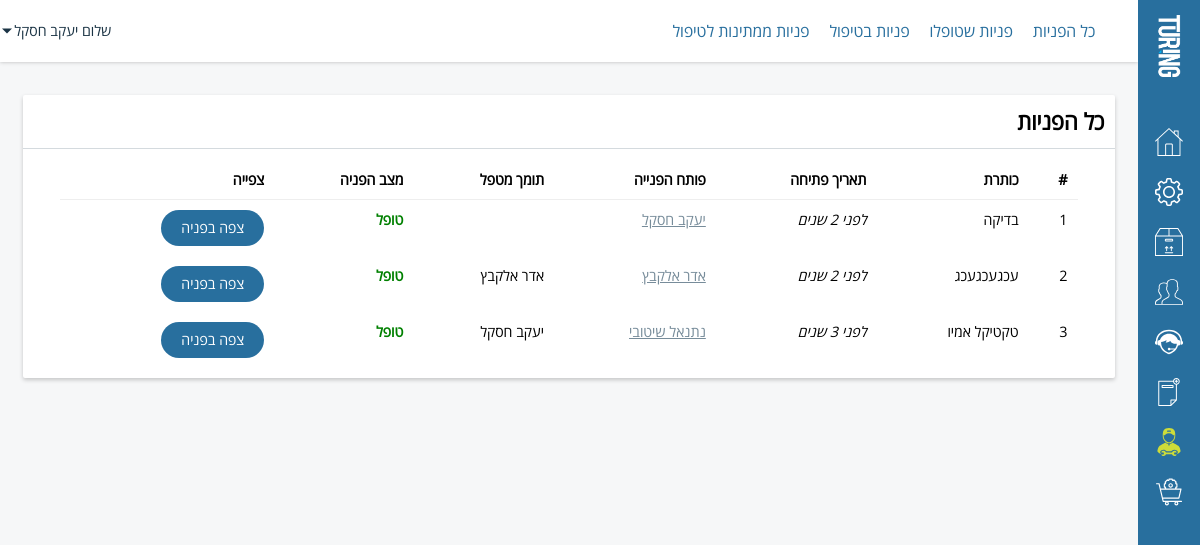
The page /admin/index.php?act=tickets (signed in) on the database its author committed.
### tables this page shows
CREATE TABLE `turing_members` (
  `id` int(11) NOT NULL,
  `username` text NOT NULL,
  `firstname` text NOT NULL,
  `lastname` text NOT NULL,
  `job` varchar(50) NOT NULL DEFAULT 'לא זמין',
  `picture` varchar(150) NOT NULL DEFAULT 'assets/images/customer.png',
  `status` int(11) NOT NULL,
  `password` text NOT NULL,
  `email` text NOT NULL,
  `phone` text NOT NULL,
  `address` text NOT NULL,
  `business_name` text NOT NULL,
  `business_id` int(11) NOT NULL,
  `gender` enum('male','female') NOT NULL,
  `email_message` enum('enable','disable') NOT NULL,
  `registration_date` text NOT NULL,
  `ip` text NOT NULL,
  `level` text NOT NULL,
  `broker_id` int(5) NOT NULL
);

CREATE TABLE `turing_tickets` (
  `id` int(11) NOT NULL,
  `title` text NOT NULL,
  `content` text NOT NULL,
  `date` text NOT NULL,
  `status` text NOT NULL,
  `per` text NOT NULL,
  `userid` text NOT NULL,
  `ip` text NOT NULL
);

### core/User.php (called while the page is built, shortened)
<?php
class User {
		var $fullname;
		function __construct($id) {
			if($id != 0)
			{
				$data = $GLOBALS['mysqli']->query("SELECT * FROM `".PREFIX."_members` WHERE `id`='".(int) $id."'")->fetch_assoc();
				$this->fullname		= $data['firstname']." ".$data['lastname'];
			}
			else {
				$this->level = 0;
			}
		}
		function get_Fullname() {
			return $this->fullname;
		}
}
?>

### admin/sources/tickets.php (the view, shortened to what this page needs)
<?php
	$do = secur($_GET['do'],"string");
	switch ($do)
	{
		default:
			$filter = secur($_GET['filter'],"int");
			$filter = ($filter == -1) ? "" : "WHERE `status`='".(int) $filter."'";
?>
<div id="left-side">
	<div class="container">
		<div class="block">
			<div class="block-title">
				<h1>כל הפניות</h1>
			</div>
			<div class="block-inner">
				<table>
					<thead>
					<tr>
						<th>#</th>
						<th>כותרת</th>
						<th>תאריך פתיחה</th>
						<th>פותח הפנייה</th>
						<th>תומך מטפל</th>
						<th>מצב הפניה</th>
						<th>צפייה</th>
					</tr>
					</thead>
					<tbody>
						<?php
							$counter = 1;
							$sql = $mysqli->query("SELECT * FROM `".PREFIX."_tickets` {$filter} ORDER BY `date` DESC,`status` ASC");
							while($data = $sql->fetch_assoc())
							{
								$userOpen = new User($data['userid']);
								$userTakeCare = new User($data['per']);
								if($data['status'] == 2)
									$status = "<span style='color: green;'>טופל</span>";
						?>
								<tr>
									<td><?= $counter ?></td>
									<td><?= limitText($data['title'],60) ?> </td>
									<td><?= ago($data['date']) ?></td>
									<td><a href="index.php?act=customers&do=view&id=<?= $data['userid'] ?>"><?= $userOpen->get_FullName() ?></a></td>
									<td><?= $userTakeCare->get_FullName() ?></td>
									<td><span style='font-weight: bold;'><?= $status ?></span></td>
									<td><a href="index.php?act=tickets&do=view&id=<?= (int) $data['id'] ?>" class="button_tickets">צפה בפניה</a></td>
								</tr>
						<?php
								$counter++;
							}
						?>
					</tbody>
				</table>
			</div>
		</div>
	</div>
</div>
<?php
	break;
	}
?>

### admin/template/header.php (shortened to what this page needs)
<!DOCTYPE html>
<html lang="he" dir="rtl">
<head>
	<link rel="stylesheet" href="assets/css/style.css">
	<link rel="stylesheet" href="assets/css/animate.css">
	<link rel="stylesheet" href="assets/css/hint.min.css">
  </head>
<body>
	<header>
		<ul class="desktop">
			<?php
				if($_GET['act'] == "tickets") {
					echo '
						<li><a href="index.php?act=tickets">כל הפניות</a></li>
						<li><a href="index.php?act=tickets&filter=2">פניות שטופלו</a></li>
						<li><a href="index.php?act=tickets&filter=1">פניות בטיפול</a></li>
						<li><a href="index.php?act=tickets&filter=3">פניות ממתינות לטיפול</a></li>
					';
				}
			?>
		</ul>
		<div id="header-left">
			<div id="header-userbar">
				<p>שלום <?= $User->get_FullName() ?> <svg xmlns="http://www.w3.org/2000/svg" version="1.1" x="0" y="0" viewBox="0 0 386.3 386.3" xml:space="preserve"><polygon points="0 96.9 193.1 289.4 386.3 96.9 "/></svg></p>
			</div>
		</div>
	</header>

### core/functions.php (shortened to what this page needs)
<?php
global $mysqli;
include "User.php";
if(isset($_SESSION['Username']))
{
	$select = $mysqli->query("SELECT * FROM `".PREFIX."_members` WHERE `id` = '". (int) $_SESSION['UserId'] . "'");
	if ($select->num_rows > 0)
	{
		$User = new User($_SESSION['UserId']);
	}
}
function ago($time)
{
   $periods = array("שניות", "דקות", "שעות", "ימים", "שבועות", "חודשים", "שנים");
   $lengths = array("60","60","24","7","4.35","12","10");
   $now = time();
       $difference     = $now - $time;
   for($j = 0; $difference >= $lengths[$j] && $j < count($lengths)-1; $j++) {
       $difference /= $lengths[$j];
   }
   $date = date("h:m:s d/m/y",$time);
   $difference = round($difference);
   return "<i  class='customTitle' title='$date'>לפני $difference $periods[$j]</i>";
}
function limitText($string,$num)
{
	echo $string;
}
function secur($s,$type) {
global $mysqli;
	switch ($type)
	{
		case "string":
			$s = (string) $s;
			return $mysqli->real_escape_string(htmlspecialchars($s));
		break;
		case "int":
			$s = (int) $s;
			return $mysqli->real_escape_string(htmlspecialchars($s));
		break;
	}
}
?>

### admin/assets/css/style.css (style rules this page uses)
* { margin:0;padding:0;outline:0;border:0;vertical-align:top;text-decoration:none;list-style:none }
a { color:inherit }
body { font-family:'OpenSansHebrewRegular', arial;background-color:#f6f7f8 }
.container { position:relative;padding:2%;box-sizing:border-box }
#left-side { float:left;margin:62px 0 0 0;height:auto;padding-bottom:40px;width:calc(100vw - 62px) }
#left-side .container { height:100% }
.desktop { display:block }
header { z-index:99;background:#fff;top:0;left:0;width:calc(100vw - 62px);height:62px;position:fixed;box-shadow:0 0 4px rgba(0, 0, 0, 0.25) }
header > ul { float:right;line-height:62px;padding:0 2% 0 0 }
header > ul > li { float:right }
header > ul > li > a { float:right;padding:0 20px 0 0;color:#286f9e }
header #header-left { float:left;margin:0 0 0 1%;height:100%;position:relative }
header #header-left svg { max-width:18px;max-height:18px;fill:#286f9e }
header #header-left #header-userbar { float:right;position:relative;width:100px;cursor:pointer; }
header #header-left #header-userbar > p { line-height:62px;font-size:0.9em;color:#1b3445;position:relative;float:right }
header #header-left #header-userbar > p svg { max-width:10px;max-height:10px;position:absolute;top:50%;transform:translateY(-50%);left:-12px;fill:currentColor }
header #header-left div { cursor:pointer }
.block { float:right;width:100%;background:#fff;border-radius:2px;box-shadow:0 2px 4px rgba(0, 0, 0, 0.2);box-sizing:border-box;margin-top: 10px; }
.block .block-title { float:right;width:100%;border-bottom:1px solid #d4dade;padding:1%;box-sizing:border-box }
.block .block-title > h1 { float:right }
.block .block-inner { padding:1%;float:right;width:100%;box-sizing:border-box }
.button_tickets { height:36px !important;padding:0 20px !important;border-radius:50px !important;line-height:36px !important;color:#fff !important;background:#286f9e !important;cursor:pointer !important;-webkit-appearance:none; }
.block h1 { font-size:1.4em }
.block table { width:95%;margin:0px auto;border-collapse:collapse }
.block table thead { border-bottom:1px solid #eeeeee }
.block table th, .block table td { text-align:right;padding:10px 10px;font-size:0.9em }
.block table a { color:#778c9a;text-decoration:underline }
.block table a.button_tickets { float:right;text-decoration:none;position:relative;margin-left:5px; }

### rows shown on the page
turing_members: $User->get_FullName() "יעקב חסקל"
turing_tickets: title "בדיקה", difference "2", j "שנים", turing_members.firstname+lastname "יעקב חסקל", status "טופל"
turing_tickets: title "עכגעכגעכג", difference "2", j "שנים", turing_members.firstname+lastname "אדר אלקבץ", status "טופל"
turing_tickets: title "טקטיקל אמיו", difference "3", j "שנים", turing_members.firstname+lastname "נתנאל שיטובי", turing_members.firstname+lastname "יעקב חסקל", status "טופל"
